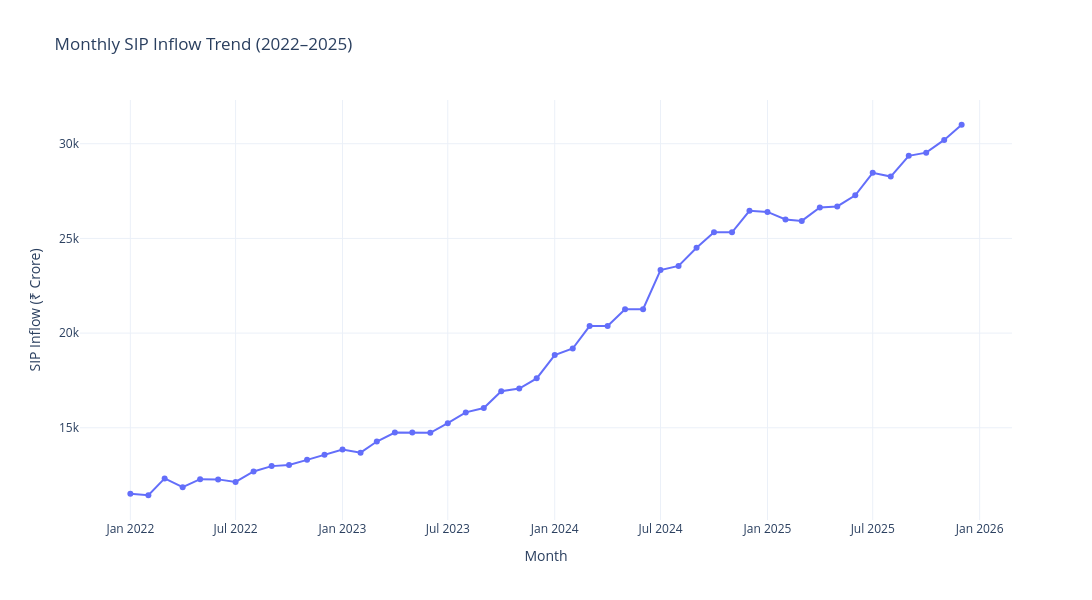

Notebook cell for this chart:
### Code cell
# ==========================================
# CHART 3: SIP MONTHLY INFLOW TREND
# ==========================================

import plotly.express as px

fig = px.line(
    sip,
    x="month",
    y="sip_inflow_crore",
    title="Monthly SIP Inflow Trend (2022–2025)",
    markers=True
)

fig.update_layout(
    template="plotly_white",
    height=600,
    width=1100,
    xaxis_title="Month",
    yaxis_title="SIP Inflow (₹ Crore)"
)

fig.write_image("../reports/charts/03_sip_trend.png")
fig.show()

### Figure 1 — Plotly figure (JSON) as saved in the notebook; plotly's stock layout.template omitted (floating-point values rounded to 4 significant figures)
{"data": [{"hovertemplate": "month=%{x}<br>sip_inflow_crore=%{y}<extra></extra>", "legendgroup": "", "line": {"color": "#636efa", "dash": "solid"}, "marker": {"symbol": "circle"}, "mode": "lines+markers", "name": "", "orientation": "v", "showlegend": false, "type": "scatter", "x": ["2022-01-01T00:00:00", "2022-02-01T00:00:00", "2022-03-01T00:00:00", "2022-04-01T00:00:00", "2022-05-01T00:00:00", "2022-06-01T00:00:00", "2022-07-01T00:00:00", "2022-08-01T00:00:00", "2022-09-01T00:00:00", "2022-10-01T00:00:00", "2022-11-01T00:00:00", "2022-12-01T00:00:00", "2023-01-01T00:00:00", "2023-02-01T00:00:00", "2023-03-01T00:00:00", "2023-04-01T00:00:00", "2023-05-01T00:00:00", "2023-06-01T00:00:00", "2023-07-01T00:00:00", "2023-08-01T00:00:00", "2023-09-01T00:00:00", "2023-10-01T00:00:00", "2023-11-01T00:00:00", "2023-12-01T00:00:00", "2024-01-01T00:00:00", "2024-02-01T00:00:00", "2024-03-01T00:00:00", "2024-04-01T00:00:00", "2024-05-01T00:00:00", "2024-06-01T00:00:00", "2024-07-01T00:00:00", "2024-08-01T00:00:00", "2024-09-01T00:00:00", "2024-10-01T00:00:00", "2024-11-01T00:00:00", "2024-12-01T00:00:00", "2025-01-01T00:00:00", "2025-02-01T00:00:00", "2025-03-01T00:00:00", "2025-04-01T00:00:00", "2025-05-01T00:00:00", "2025-06-01T00:00:00", "2025-07-01T00:00:00", "2025-08-01T00:00:00", "2025-09-01T00:00:00", "2025-10-01T00:00:00", "2025-11-01T00:00:00", "2025-12-01T00:00:00"], "xaxis": "x", "y": [11517, 11438, 12328, 11863, 12286, 12276, 12140, 12694, 12976, 13040, 13306, 13573, 13856, 13687, 14276, 14749, 14749, 14734, 15245, 15814, 16042, 16928, 17073, 17610, 18838, 19187, 20371, 20371, 21262, 21262, 23332, 23547, 24509, 25323, 25320, 26459, 26400, 25999, 25926, 26632, 26688, 27274, 28464, 28265, 29361, 29529, 30200, 31002], "yaxis": "y"}], "layout": {"height": 600, "legend": {"tracegroupgap": 0}, "title": {"text": "Monthly SIP Inflow Trend (2022–2025)"}, "width": 1100, "xaxis": {"anchor": "y", "domain": [0, 1], "title": {"text": "Month"}}, "yaxis": {"anchor": "x", "domain": [0, 1], "title": {"text": "SIP Inflow (₹ Crore)"}}}}
